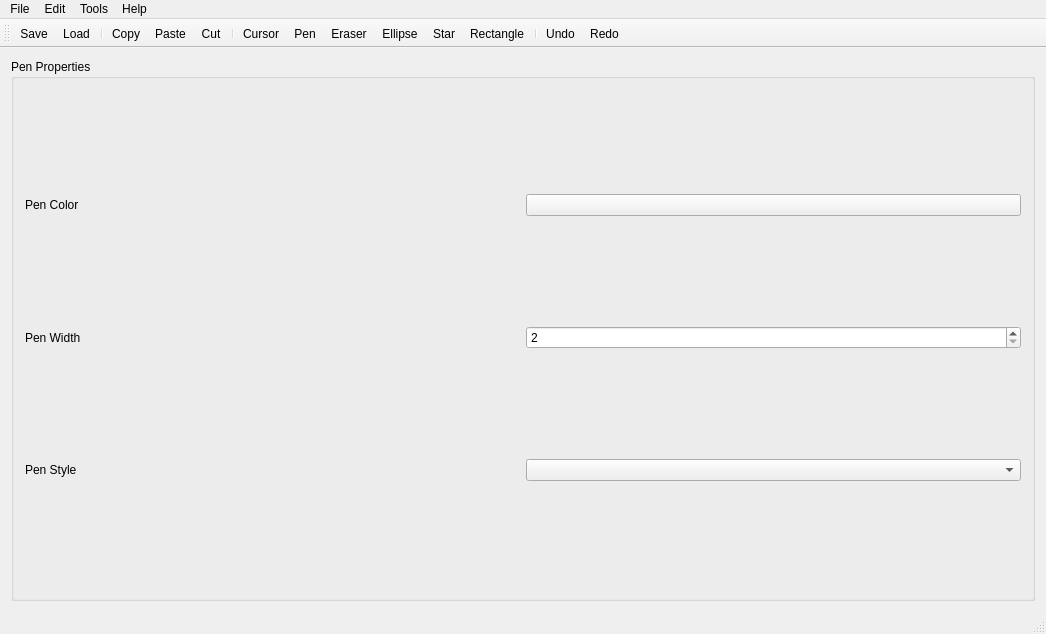
<?xml version="1.0" encoding="UTF-8"?>
<ui version="4.0">
 <class>MainWindow</class>
 <widget class="QMainWindow" name="MainWindow">
  <property name="geometry">
   <rect>
    <x>0</x>
    <y>0</y>
    <width>1046</width>
    <height>634</height>
   </rect>
  </property>
  <property name="windowTitle">
   <string>MainWindow</string>
  </property>
  <widget class="QWidget" name="centralWidget">
   <layout class="QHBoxLayout" name="horizontalLayout_4">
    <item>
     <layout class="QVBoxLayout" name="listLayout">
      <item>
       <widget class="QGroupBox" name="groupBox">
        <property name="title">
         <string>Pen Properties</string>
        </property>
        <layout class="QVBoxLayout" name="verticalLayout">
         <item>
          <layout class="QHBoxLayout" name="horizontalLayout_3">
           <item>
            <widget class="QLabel" name="label">
             <property name="text">
              <string>Pen Color</string>
             </property>
            </widget>
           </item>
           <item>
            <widget class="QPushButton" name="penColorButton">
             <property name="text">
              <string/>
             </property>
            </widget>
           </item>
          </layout>
         </item>
         <item>
          <layout class="QVBoxLayout" name="colorPickerLayout"/>
         </item>
         <item>
          <layout class="QHBoxLayout" name="horizontalLayout_2">
           <item>
            <widget class="QLabel" name="label_2">
             <property name="text">
              <string>Pen Width</string>
             </property>
            </widget>
           </item>
           <item>
            <widget class="QSpinBox" name="penWidthSpinBox">
             <property name="minimum">
              <number>2</number>
             </property>
             <property name="maximum">
              <number>12</number>
             </property>
            </widget>
           </item>
          </layout>
         </item>
         <item>
          <layout class="QHBoxLayout" name="horizontalLayout">
           <item>
            <widget class="QLabel" name="label_3">
             <property name="text">
              <string>Pen Style</string>
             </property>
            </widget>
           </item>
           <item>
            <widget class="QComboBox" name="penStyleComboBox"/>
           </item>
          </layout>
         </item>
        </layout>
       </widget>
      </item>
     </layout>
    </item>
    <item>
     <layout class="QVBoxLayout" name="viewLayout"/>
    </item>
   </layout>
  </widget>
  <widget class="QMenuBar" name="menuBar">
   <property name="geometry">
    <rect>
     <x>0</x>
     <y>0</y>
     <width>1046</width>
     <height>22</height>
    </rect>
   </property>
   <widget class="QMenu" name="menuFile">
    <property name="title">
     <string>File</string>
    </property>
    <addaction name="actionAdd_Image"/>
    <addaction name="actionQuit"/>
    <addaction name="actionSave"/>
    <addaction name="actionLoad"/>
   </widget>
   <widget class="QMenu" name="menuEdit">
    <property name="title">
     <string>Edit</string>
    </property>
    <addaction name="actionCopy"/>
    <addaction name="actionCut"/>
    <addaction name="actionPaste"/>
    <addaction name="separator"/>
    <addaction name="actionUndo"/>
    <addaction name="actionRedo"/>
   </widget>
   <widget class="QMenu" name="menuTools">
    <property name="title">
     <string>Tools</string>
    </property>
    <addaction name="actionCursor"/>
    <addaction name="actionPen"/>
    <addaction name="actionEraser"/>
    <addaction name="actionEllipse"/>
    <addaction name="actionRectangle"/>
    <addaction name="actionStar"/>
   </widget>
   <widget class="QMenu" name="menuHelp">
    <property name="title">
     <string>Help</string>
    </property>
    <addaction name="actionAbout"/>
   </widget>
   <addaction name="menuFile"/>
   <addaction name="menuEdit"/>
   <addaction name="menuTools"/>
   <addaction name="menuHelp"/>
  </widget>
  <widget class="QToolBar" name="mainToolBar">
   <attribute name="toolBarArea">
    <enum>TopToolBarArea</enum>
   </attribute>
   <attribute name="toolBarBreak">
    <bool>false</bool>
   </attribute>
   <addaction name="actionSave"/>
   <addaction name="actionLoad"/>
   <addaction name="separator"/>
   <addaction name="actionCopy"/>
   <addaction name="actionPaste"/>
   <addaction name="actionCut"/>
   <addaction name="separator"/>
   <addaction name="actionCursor"/>
   <addaction name="actionPen"/>
   <addaction name="actionEraser"/>
   <addaction name="actionEllipse"/>
   <addaction name="actionStar"/>
   <addaction name="actionRectangle"/>
   <addaction name="separator"/>
   <addaction name="actionUndo"/>
   <addaction name="actionRedo"/>
  </widget>
  <widget class="QStatusBar" name="statusBar"/>
  <action name="actionAdd_Image">
   <property name="icon">
    <iconset resource="resource.qrc">
     <normaloff>:/images/open.png</normaloff>:/images/open.png</iconset>
   </property>
   <property name="text">
    <string>Add Image</string>
   </property>
  </action>
  <action name="actionQuit">
   <property name="icon">
    <iconset resource="resource.qrc">
     <normaloff>:/images/close.png</normaloff>:/images/close.png</iconset>
   </property>
   <property name="text">
    <string>Quit</string>
   </property>
  </action>
  <action name="actionPen">
   <property name="icon">
    <iconset resource="resource.qrc">
     <normaloff>:/images/pen.png</normaloff>:/images/pen.png</iconset>
   </property>
   <property name="text">
    <string>Pen</string>
   </property>
  </action>
  <action name="actionEraser">
   <property name="icon">
    <iconset resource="resource.qrc">
     <normaloff>:/images/eraser.png</normaloff>:/images/eraser.png</iconset>
   </property>
   <property name="text">
    <string>Eraser</string>
   </property>
  </action>
  <action name="actionEllipse">
   <property name="icon">
    <iconset resource="resource.qrc">
     <normaloff>:/images/ellipse.png</normaloff>:/images/ellipse.png</iconset>
   </property>
   <property name="text">
    <string>Ellipse</string>
   </property>
  </action>
  <action name="actionRectangle">
   <property name="icon">
    <iconset resource="resource.qrc">
     <normaloff>:/images/rectangle.png</normaloff>:/images/rectangle.png</iconset>
   </property>
   <property name="text">
    <string>Rectangle</string>
   </property>
  </action>
  <action name="actionStar">
   <property name="icon">
    <iconset resource="resource.qrc">
     <normaloff>:/images/star.png</normaloff>:/images/star.png</iconset>
   </property>
   <property name="text">
    <string>Star</string>
   </property>
  </action>
  <action name="actionAbout">
   <property name="icon">
    <iconset resource="resource.qrc">
     <normaloff>:/images/about.png</normaloff>:/images/about.png</iconset>
   </property>
   <property name="text">
    <string>About</string>
   </property>
  </action>
  <action name="actionCursor">
   <property name="icon">
    <iconset resource="resource.qrc">
     <normaloff>:/images/cursor.png</normaloff>:/images/cursor.png</iconset>
   </property>
   <property name="text">
    <string>Cursor</string>
   </property>
  </action>
  <action name="actionSave">
   <property name="icon">
    <iconset resource="resource.qrc">
     <normaloff>:/images/save.png</normaloff>:/images/save.png</iconset>
   </property>
   <property name="text">
    <string>Save</string>
   </property>
  </action>
  <action name="actionLoad">
   <property name="icon">
    <iconset resource="resource.qrc">
     <normaloff>:/images/open.png</normaloff>:/images/open.png</iconset>
   </property>
   <property name="text">
    <string>Load</string>
   </property>
  </action>
  <action name="actionCopy">
   <property name="icon">
    <iconset resource="resource.qrc">
     <normaloff>:/images/copyIcon.png</normaloff>:/images/copyIcon.png</iconset>
   </property>
   <property name="text">
    <string>Copy</string>
   </property>
  </action>
  <action name="actionCut">
   <property name="icon">
    <iconset resource="resource.qrc">
     <normaloff>:/images/cutIcon.png</normaloff>:/images/cutIcon.png</iconset>
   </property>
   <property name="text">
    <string>Cut</string>
   </property>
  </action>
  <action name="actionPaste">
   <property name="icon">
    <iconset resource="resource.qrc">
     <normaloff>:/images/pasteIcon.png</normaloff>:/images/pasteIcon.png</iconset>
   </property>
   <property name="text">
    <string>Paste</string>
   </property>
  </action>
  <action name="actionUndo">
   <property name="icon">
    <iconset resource="resource.qrc">
     <normaloff>:/images/undoIcon.png</normaloff>:/images/undoIcon.png</iconset>
   </property>
   <property name="text">
    <string>Undo</string>
   </property>
  </action>
  <action name="actionRedo">
   <property name="icon">
    <iconset resource="resource.qrc">
     <normaloff>:/images/redoIcon.png</normaloff>:/images/redoIcon.png</iconset>
   </property>
   <property name="text">
    <string>Redo</string>
   </property>
  </action>
 </widget>
 <layoutdefault spacing="6" margin="11"/>
 <resources>
  <include location="resource.qrc"/>
 </resources>
 <connections/>
</ui>
